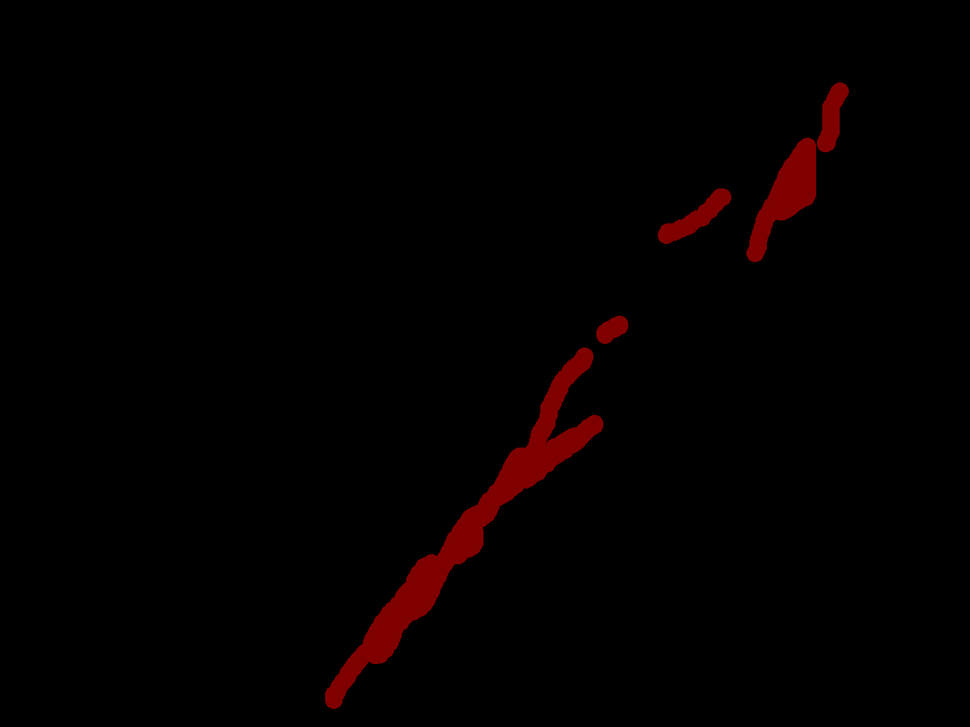
#> input picture images/annotated/0081.png, 970 x 727 px, shrunk from 1280 x 960 before the run, given in place of 0081.tif, which was not available
$ jupyter execute filters.ipynb
#> lines starting #> are read from the running program, lines starting #| are printed output that depends on the picture; pictures that were not available may be replaced by others from this repository, and a replacement may not be noted
[cell 1]
import cv2
import matplotlib.pyplot as plt

image = cv2.imread("../images/0081.tif", cv2.IMREAD_GRAYSCALE)
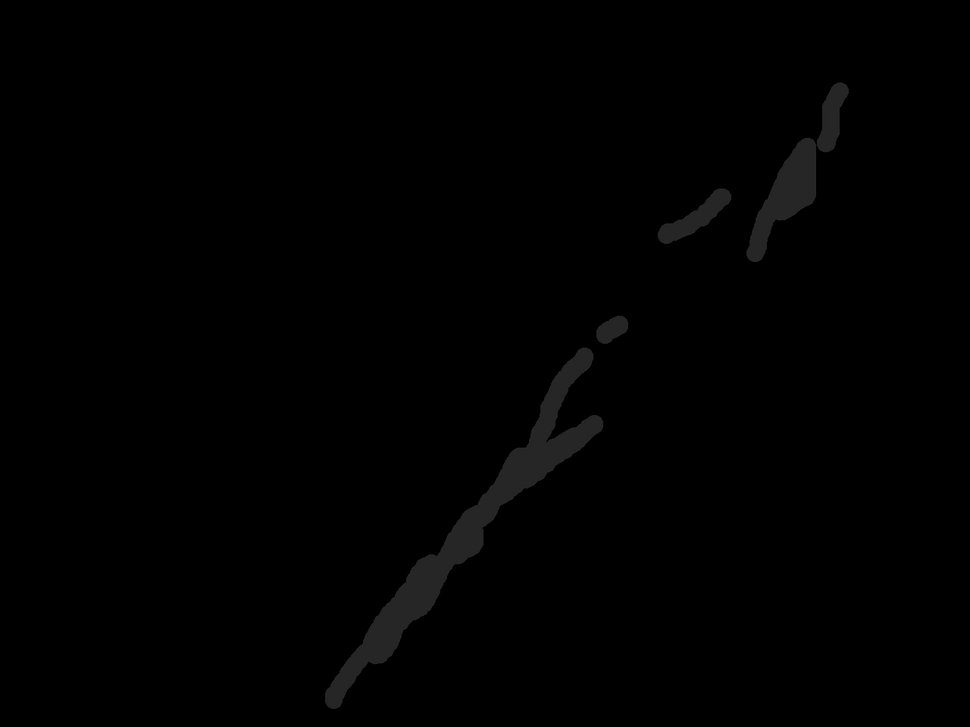
#> image: shape (727, 970); min 0, max 43, mean 1.1
assert image is not None

h, w = image.shape[:2]
#> h = 727; w = 970
center_r, center_c = h // 2, w // 2
#> center_r = 363; center_c = 485
half_size = min(h, w) // 2
#> half_size = 363
image = image[
    center_r - half_size : center_r + half_size,
    center_c - half_size : center_c + half_size,
]
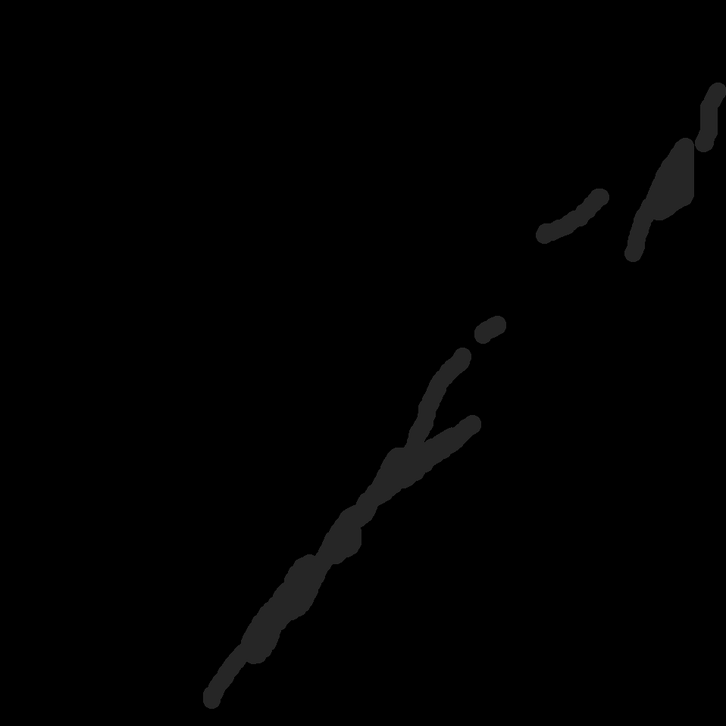
#> image: shape (726, 726); min 0, max 43, mean 1.4

[cell 2]
assert image is not None
median_image = cv2.medianBlur(image, 11)
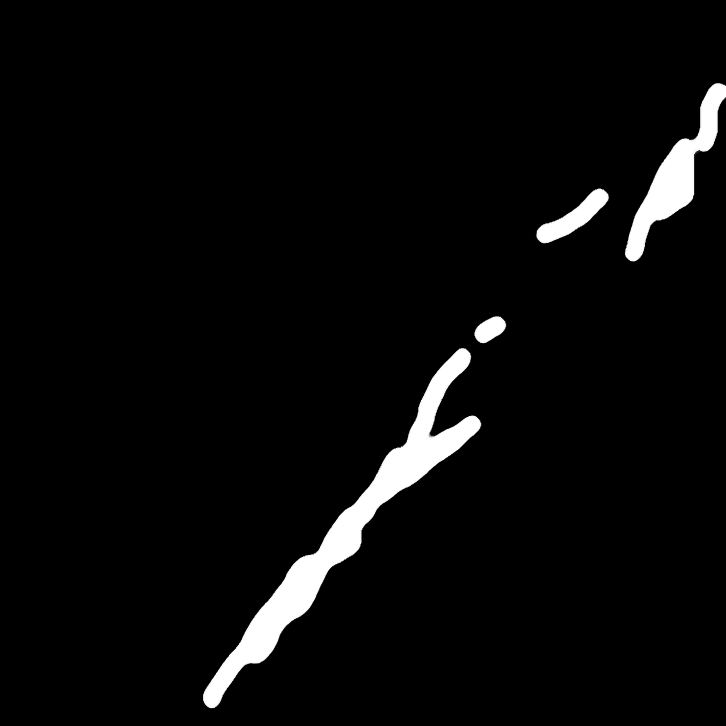
#> median_image: shape (726, 726); min 0, max 38, mean 1.4; drawn with min black and max white
plt.imshow(median_image, cmap='gray')
plt.tight_layout()
plt.show()

[cell 3]
assert image is not None
gaussian_image = cv2.GaussianBlur(image, (0, 0), 10)
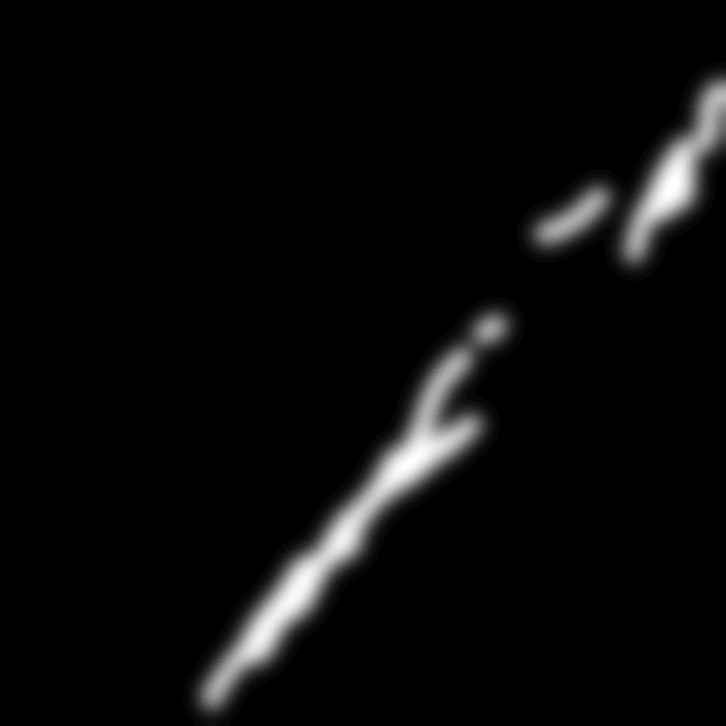
#> gaussian_image: shape (726, 726); min 0, max 36, mean 1.4; drawn with min black and max white
plt.imshow(gaussian_image, cmap='gray')
plt.tight_layout()
plt.show()

[cell 4]
assert image is not None
average_image = cv2.blur(image, (5, 5))
plt.imshow(average_image, cmap='gray')
plt.tight_layout()
plt.show()

$ run again, with images/annotated/0001.png copied over images/annotated/0081.png
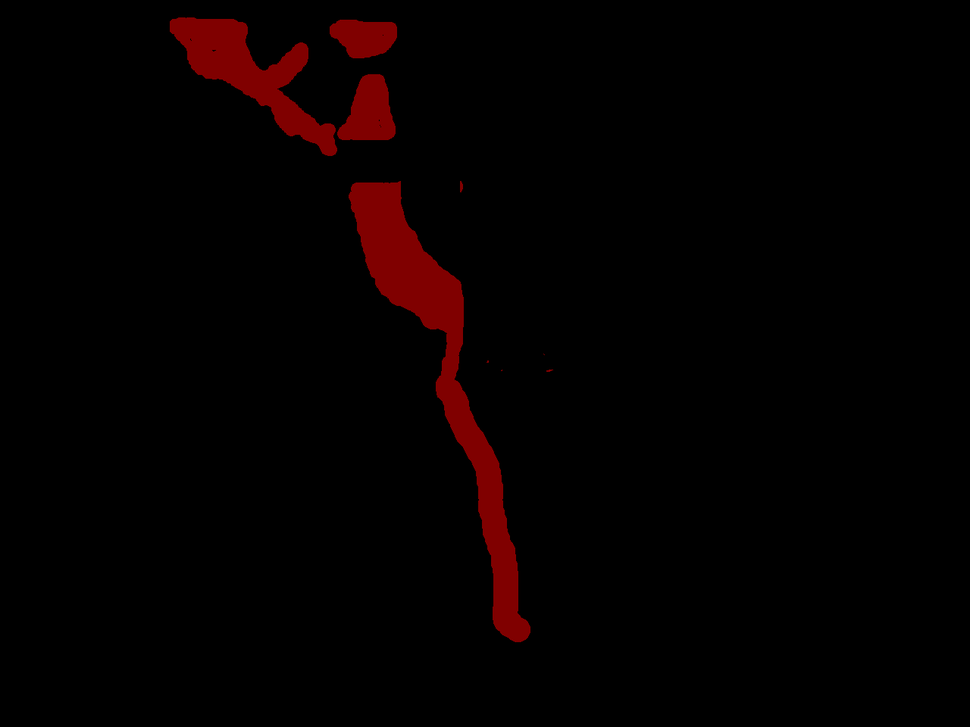
#> input picture images/annotated/0001.png, 970 x 727 px, shrunk from 1280 x 960 before the run, given in place of 0081.tif, which was not available
#> `median_image = cv2.medianBlur(image, 11)`:
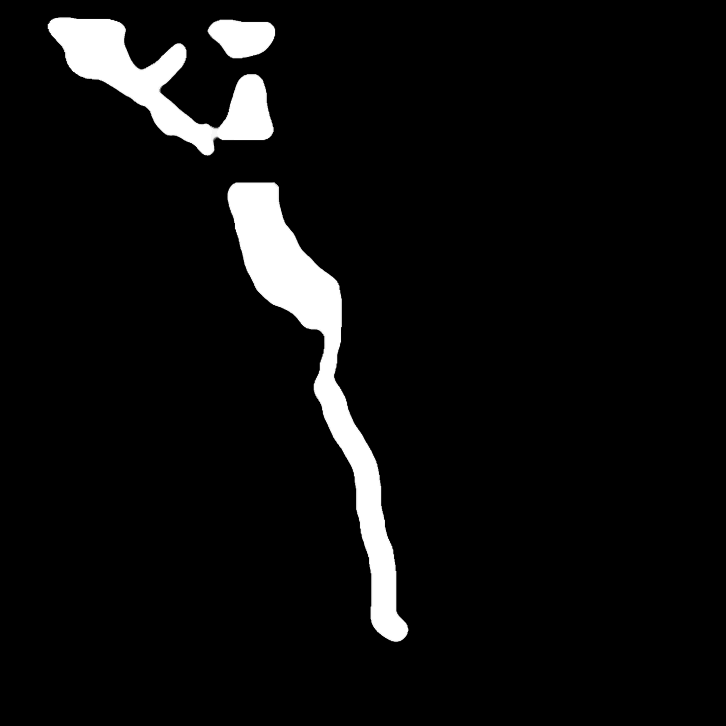
#> median_image: shape (726, 726); min 0, max 38, mean 2.1; drawn with min black and max white
#> `gaussian_image = cv2.GaussianBlur(image, (0, 0), 10)`:
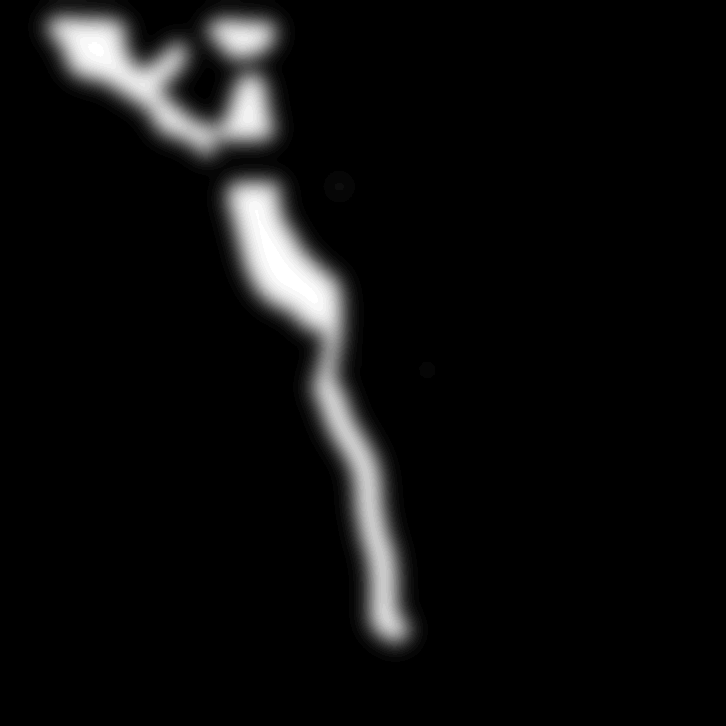
#> gaussian_image: shape (726, 726); min 0, max 38, mean 2.1; drawn with min black and max white

$ run again, with images/annotated/0002.png copied over images/annotated/0081.png
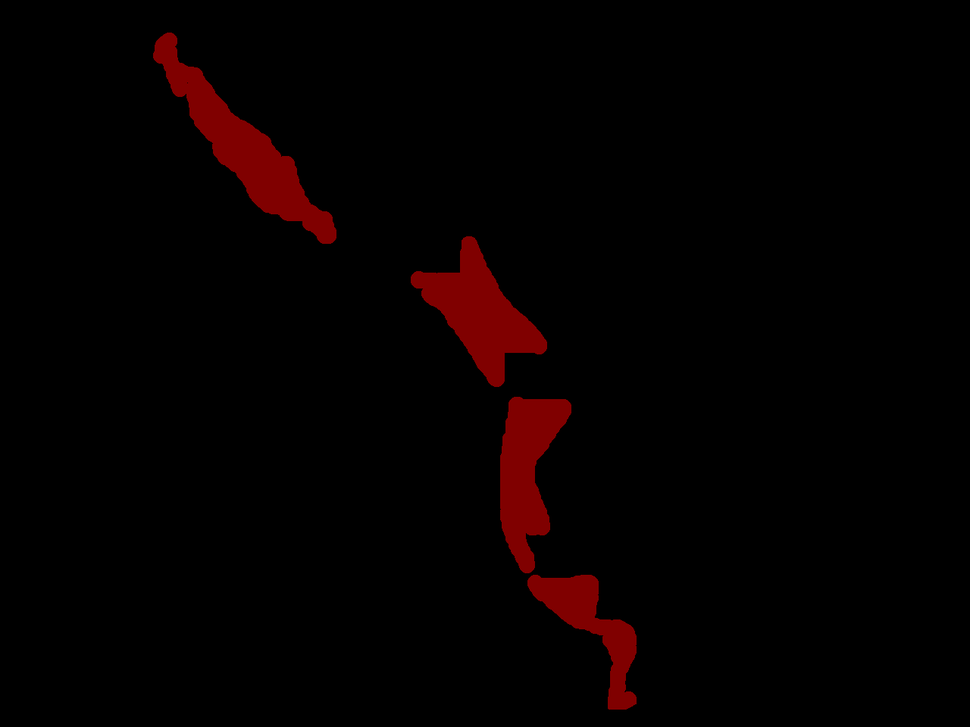
#> input picture images/annotated/0002.png, 970 x 727 px, shrunk from 1280 x 960 before the run, given in place of 0081.tif, which was not available
#> `median_image = cv2.medianBlur(image, 11)`:
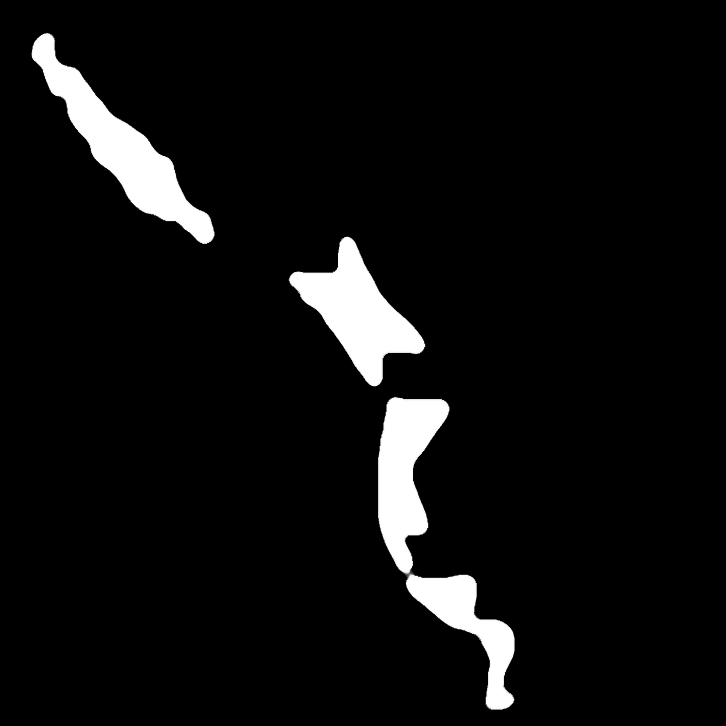
#> median_image: shape (726, 726); min 0, max 38, mean 2.1; drawn with min black and max white
#> `gaussian_image = cv2.GaussianBlur(image, (0, 0), 10)`:
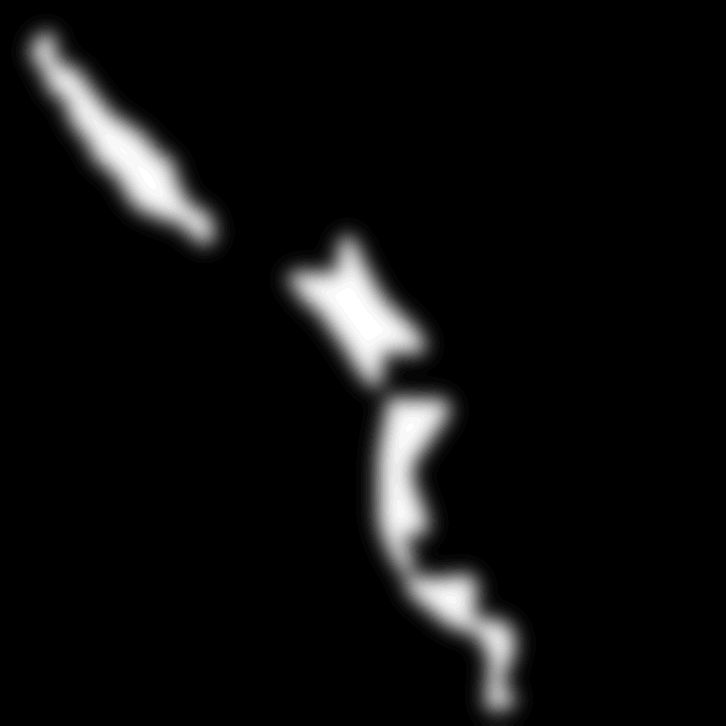
#> gaussian_image: shape (726, 726); min 0, max 38, mean 2.2; drawn with min black and max white
